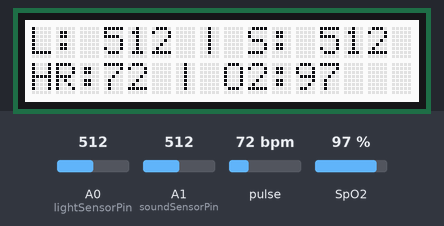
This sketch was run on a simulated Arduino Uno, built with avr-gcc and run on an emulated ATmega328P. Shown: 16×2 character LCD. The test bench sets the inputs (shaded band); at power-on: SpO2 97 %, A1 (soundSensorPin) = 512, A0 (lightSensorPin) = 512, pulse 72 bpm. What the sketch prints to the serial monitor is not drawn.

Above: at 4.7 s.
4.8 s: SpO2 set to 87 %
At 9.4 s:
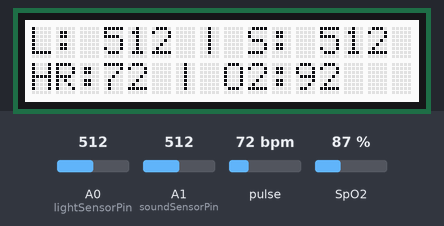
13.9 s: SpO2 set to 84 %
At 18.0 s:
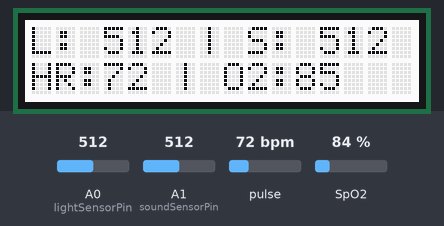
22.2 s: A1 (soundSensorPin) set to 715
At 25.4 s:
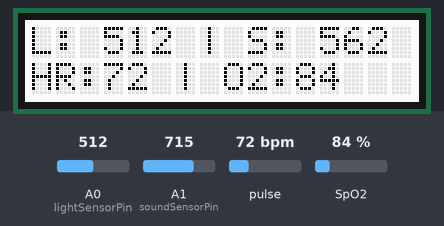
30.4 s: A1 (soundSensorPin) set to 739
At 34.1 s:
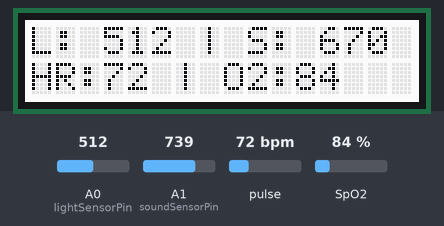
38.7 s: A0 (lightSensorPin) set to 786
At 42.7 s:
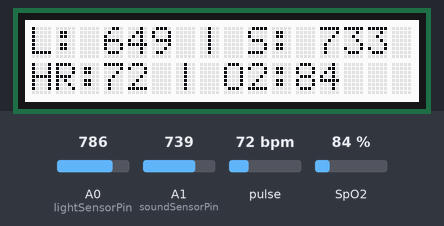
47.0 s: A0 (lightSensorPin) set to 806
At 54.5 s:
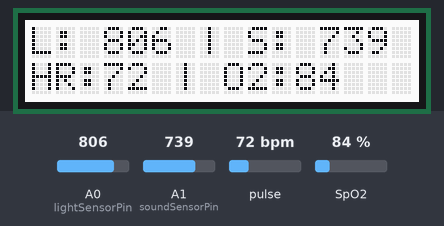
Timing chart, 0 to 56.0 s (numbered marks = the images above; inputs shaded):
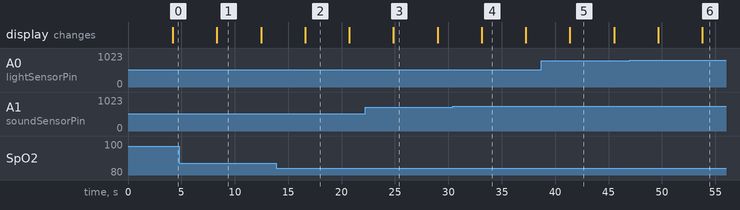

Measured:
- after the input at 4.8 s, the display: changes after 3.5 s (image 1)
- after the input at 13.9 s, the display: changes after 2.7 s (image 2)
- after the input at 22.2 s, the display: changes after 2.7 s (image 3)
- after the input at 47.0 s, the display: first changes after 2.7 s (image 6 shows a later state)
- what the display in image 1 shows lasts 4.2 s, from 8.3 s to 12.5 s

The sketch:

sketch_nov7a.ino
```cpp
#include <DFRobot_MAX30102.h>
#include <Wire.h>
#include "rgb_lcd.h"

#define HR_AVG_WINDOW 8
#define SPO2_AVG_WINDOW 2
#define SOUND_AVG_WINDOW 4
#define LIGHT_AVG_WINDOW 2

#define SAFE_HR_MAX 110
#define SAFE_HR_MIN 40

#define SAFE_SPO2_MIN 85
#define SAFE_SOUND_MAX 670
#define SAFE_LIGHT_MAX 800

#define LCD_HEIGHT 2
#define LCD_WIDTH 16

#define I_HR_FACTOR 130
#define NORM_F 0.6

// Global Scope Variables
int lightSensorPin{A0};
int soundSensorPin{A1};

int hrBuffer[HR_AVG_WINDOW]{};
int hrIndex{};
bool hrBufferFilled{};
int32_t avgHR{};

int spo2Buffer[SPO2_AVG_WINDOW]{};
int spo2Index{};
bool spo2BufferFilled{};
int32_t avgSpO2{};

int soundBuffer[SOUND_AVG_WINDOW]{};
int soundIndex{};
bool SoundBufferFilled{};
int32_t avgSound{};

int lightBuffer[LIGHT_AVG_WINDOW];
int lightIndex{};
bool lightBufferFilled{};
int32_t avgLight{};

DFRobot_MAX30102 oximeter;
rgb_lcd lcd;
const int colorR{255};
const int colorG{255};
const int colorB{255};

// // Function Declarations
// void addValueTo(const int32_t& val, int buffer[], int size, int& index, bool& isFull);
// void addValues(int32_t& hr, const int8_t& hrV, int32_t& sp, const int32_t& spV, int32_t& sound, int32_t& light);
// int32_t getAverageFrom(const int buffer[], int size, const int& index, const bool& isFull, int32_t& output);
// void readAndDisplayData();
// void readData(int32_t& hr, int8_t& hrV, int32_t& sp, int8_t& spV, int32_t& sound, int32_t& light);
// void displayData();
// void readLight(int32_t &a);
// void readSound(int32_t &a);

// Runs Once On Startup
void setup() {
  Serial.begin(115200);
  Wire.begin();

  lcd.begin(LCD_WIDTH, LCD_HEIGHT);
  lcd.setRGB(colorR, colorG, colorB);
  lcd.setCursor(0, 0);

  while (!oximeter.begin()) {
    Serial.println("MAX30102 not found!");
    lcd.print("Sensor Not Found!");
    delay(1000);
  }

  pinMode(lightSensorPin, INPUT);
  pinMode(soundSensorPin, INPUT);

  oximeter.sensorConfiguration(
    0xff, SAMPLEAVG_8, MODE_MULTILED, SAMPLERATE_200,
    PULSEWIDTH_411, ADCRANGE_16384
  );

  delay(100);
}

// Runs Continously During Operation
void loop() {
  int32_t hr, spo2, light, sound;
  int8_t hrV, spV;

  readData(hr, hrV, spo2, spV, sound, light);

  addValues(hr, hrV, spo2, spV, sound, light);

  if (hrV) avgHR = getAverageFrom(hrBuffer, HR_AVG_WINDOW, hrIndex, hrBufferFilled);
  if (spV) avgSpO2 = getAverageFrom(spo2Buffer, SPO2_AVG_WINDOW, spo2Index, spo2BufferFilled);
  avgLight = getAverageFrom(lightBuffer, LIGHT_AVG_WINDOW, lightIndex, lightBufferFilled);
  avgSound = getAverageFrom(soundBuffer, SOUND_AVG_WINDOW, soundIndex, SoundBufferFilled);

  displayData(hr, hrV, spo2, spV);
  // unsafe funcion that just returns true based off "Logical" numbers

  if (SAFE_HR_MIN > avgHR || avgHR > SAFE_HR_MAX){
    Serial.print("The heart rate is at a dangerous level, "); Serial.print(avgHR);
  }
  if (avgSpO2 <= SAFE_SPO2_MIN){
    Serial.print("The SPO2 is too low, "); Serial.print(avgSpO2);
  }
  if (avgSound >= SAFE_SOUND_MAX){
    Serial.print("The sound is too loud, "); Serial.print(avgSound);
  }
  if (avgLight >= SAFE_LIGHT_MAX ){
    Serial.print("Its too bright, "); Serial.print(avgLight);
  }

  delay(100);
}

// Add Measured Heart Rate Into the Heart Rate Buffer
void addValues(int32_t& hr, const int8_t& hrV, int32_t& sp, const int32_t& spV, int32_t& sound, int32_t& light) {
  // Heartrate
  if (hrV){
    if (hr > I_HR_FACTOR){
      addValueTo((int32_t)(hr*NORM_F), hrBuffer, HR_AVG_WINDOW, hrIndex, hrBufferFilled);
    }
    else{
    addValueTo(hr, hrBuffer, HR_AVG_WINDOW, hrIndex, hrBufferFilled);
    }
  }

  // SpO2
  if (spV)
    addValueTo(sp, spo2Buffer, SPO2_AVG_WINDOW, spo2Index, spo2BufferFilled);

  // Light
  addValueTo(light, lightBuffer, LIGHT_AVG_WINDOW, lightIndex, lightBufferFilled);

  // Sound
  addValueTo(sound, soundBuffer, SOUND_AVG_WINDOW, soundIndex, SoundBufferFilled);

  return;
}

void addValueTo(const int32_t& val, int buffer[], int size, int& index, bool& isFull) {
  buffer[index] = val;
  index = (index + 1) % size;
  if (index == 0) isFull = true;

  return;
}

// Get The Average Of All Valid Values In The Buffer
int32_t getAverageFrom(const int buffer[], int size, const int& index, const bool& isFull) {
  int count{isFull ? size : index};
  if (count == 0) return 0;

  int32_t output{};

  for (int i{}; i<count; i++) {
    output += buffer[i];
  }

  return output/count;
}

void readData(int32_t& hr, int8_t& hrV, int32_t& sp, int8_t& spV, int32_t& sound, int32_t& light) {
  // Heartrate and SPo2
  oximeter.heartrateAndOxygenSaturation(&sp, &spV, &hr, &hrV);

  // Sound
  sound = analogRead(soundSensorPin);

  // Light
  light = analogRead(lightSensorPin);

  return;
}

void displayData(const int32_t& hr, const int8_t& hrV, const int32_t& spo2, const int8_t& spV) {
  lcd.clear();
  lcd.setCursor(0,0);
  lcd.print("L: "); lcd.print(avgLight); lcd.print(" | S: "); lcd.print(avgSound);

  lcd.setCursor(0,1);

  if (hrV) {
    Serial.print("HR: "); Serial.print(avgHR); Serial.print(" & "); Serial.print(hr); Serial.print(" | ");

    lcd.print("HR:"); lcd.print(avgHR);

    if (spV) {
      Serial.print("SpO2: "); Serial.print(avgSpO2); Serial.print(" & "); Serial.print(spo2); Serial.print(" | ");

      lcd.print(" | O2:"); lcd.print(avgSpO2);
    } else {
      lcd.print(" | O2...");
    }
  } else {
    lcd.print("No Finger Found!");
  }
}
```
